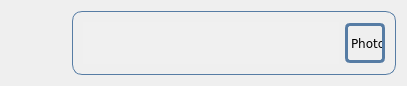
<?xml version="1.0" encoding="UTF-8"?>
<ui version="4.0">
 <class>UserTextMessage</class>
 <widget class="QWidget" name="UserTextMessage">
  <property name="geometry">
   <rect>
    <x>0</x>
    <y>0</y>
    <width>407</width>
    <height>86</height>
   </rect>
  </property>
  <property name="sizePolicy">
   <sizepolicy hsizetype="Expanding" vsizetype="Expanding">
    <horstretch>0</horstretch>
    <verstretch>0</verstretch>
   </sizepolicy>
  </property>
  <property name="minimumSize">
   <size>
    <width>407</width>
    <height>86</height>
   </size>
  </property>
  <property name="maximumSize">
   <size>
    <width>16777215</width>
    <height>16777215</height>
   </size>
  </property>
  <property name="font">
   <font>
    <family>Verdana</family>
   </font>
  </property>
  <property name="windowTitle">
   <string>UserTextMessage</string>
  </property>
  <property name="styleSheet">
   <string notr="true">QTextEdit#message							{  border: 0px solid  white; border-radius: 10px;}</string>
  </property>
  <layout class="QGridLayout" name="gridLayout">
   <item row="0" column="1">
    <widget class="QWidget" name="frame" native="true">
     <property name="sizePolicy">
      <sizepolicy hsizetype="Expanding" vsizetype="Expanding">
       <horstretch>0</horstretch>
       <verstretch>0</verstretch>
      </sizepolicy>
     </property>
     <property name="styleSheet">
      <string notr="true">QWidget#frame {
	border: 1px solid #567CA4;
	border-radius: 10px;
}</string>
     </property>
     <layout class="QHBoxLayout" name="horizontalLayout">
      <item>
       <widget class="QTextEdit" name="message">
        <property name="minimumSize">
         <size>
          <width>200</width>
          <height>40</height>
         </size>
        </property>
        <property name="maximumSize">
         <size>
          <width>16777215</width>
          <height>16777215</height>
         </size>
        </property>
        <property name="palette">
         <palette>
          <active>
           <colorrole role="Base">
            <brush brushstyle="SolidPattern">
             <color alpha="255">
              <red>240</red>
              <green>240</green>
              <blue>240</blue>
             </color>
            </brush>
           </colorrole>
          </active>
          <inactive>
           <colorrole role="Base">
            <brush brushstyle="SolidPattern">
             <color alpha="255">
              <red>240</red>
              <green>240</green>
              <blue>240</blue>
             </color>
            </brush>
           </colorrole>
          </inactive>
          <disabled>
           <colorrole role="Base">
            <brush brushstyle="SolidPattern">
             <color alpha="255">
              <red>240</red>
              <green>240</green>
              <blue>240</blue>
             </color>
            </brush>
           </colorrole>
          </disabled>
         </palette>
        </property>
        <property name="font">
         <font>
          <family>Verdana</family>
          <weight>50</weight>
          <bold>false</bold>
          <stylestrategy>PreferAntialias</stylestrategy>
         </font>
        </property>
        <property name="layoutDirection">
         <enum>Qt::LeftToRight</enum>
        </property>
        <property name="frameShape">
         <enum>QFrame::NoFrame</enum>
        </property>
        <property name="lineWidth">
         <number>1</number>
        </property>
        <property name="undoRedoEnabled">
         <bool>false</bool>
        </property>
        <property name="readOnly">
         <bool>true</bool>
        </property>
        <property name="html">
         <string>&lt;!DOCTYPE HTML PUBLIC &quot;-//W3C//DTD HTML 4.0//EN&quot; &quot;http://www.w3.org/TR/REC-html40/strict.dtd&quot;&gt;
&lt;html&gt;&lt;head&gt;&lt;meta name=&quot;qrichtext&quot; content=&quot;1&quot; /&gt;&lt;style type=&quot;text/css&quot;&gt;
p, li { white-space: pre-wrap; }
&lt;/style&gt;&lt;/head&gt;&lt;body style=&quot; font-family:'Verdana'; font-size:8.25pt; font-weight:400; font-style:normal;&quot;&gt;
&lt;p style=&quot;-qt-paragraph-type:empty; margin-top:0px; margin-bottom:0px; margin-left:0px; margin-right:0px; -qt-block-indent:0; text-indent:0px;&quot;&gt;&lt;br /&gt;&lt;/p&gt;&lt;/body&gt;&lt;/html&gt;</string>
        </property>
       </widget>
      </item>
      <item>
       <widget class="QLabel" name="photo">
        <property name="minimumSize">
         <size>
          <width>40</width>
          <height>40</height>
         </size>
        </property>
        <property name="maximumSize">
         <size>
          <width>40</width>
          <height>40</height>
         </size>
        </property>
        <property name="styleSheet">
         <string notr="true">QLabel {
	border: 3px solid #567CA4;
	border-radius: 5px;

}</string>
        </property>
        <property name="text">
         <string>Photo</string>
        </property>
       </widget>
      </item>
     </layout>
    </widget>
   </item>
   <item row="0" column="0">
    <spacer name="horizontalSpacer">
     <property name="orientation">
      <enum>Qt::Horizontal</enum>
     </property>
     <property name="sizeType">
      <enum>QSizePolicy::Expanding</enum>
     </property>
     <property name="sizeHint" stdset="0">
      <size>
       <width>30</width>
       <height>20</height>
      </size>
     </property>
    </spacer>
   </item>
  </layout>
 </widget>
 <layoutdefault spacing="6" margin="11"/>
 <resources/>
 <connections/>
</ui>
